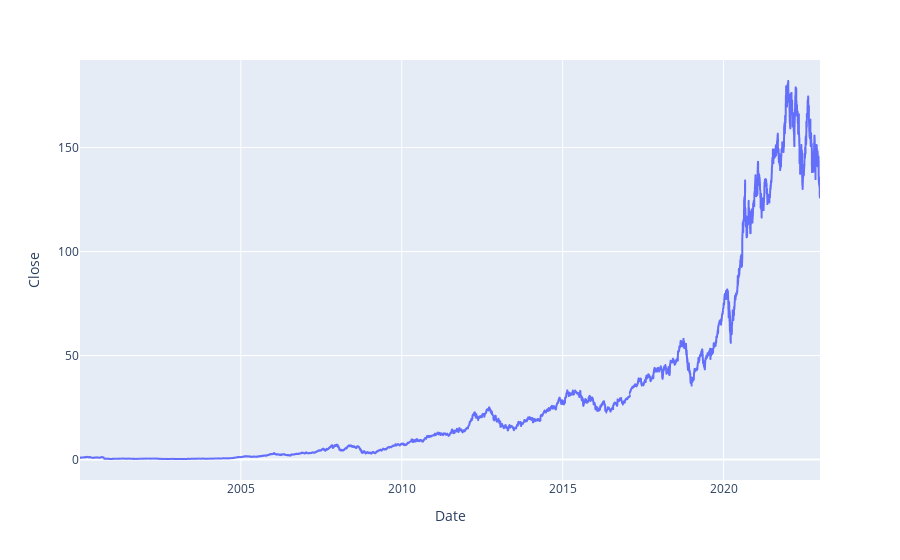

Write notebook code for a chart like this one.
### Code cell
px.line(data, x='Date', y='Close')

### Figure 1 — Plotly figure (JSON) as saved in the notebook; plotly's stock layout.template omitted (floating-point values rounded to 4 significant figures; data arrays with more than 128 entries replaced by an {"elided": "..."} marker saying what was removed)
{"data": [{"hovertemplate": "Date=%{x}<br>Close=%{y}<extra></extra>", "legendgroup": "", "line": {"color": "#636efa", "dash": "solid"}, "marker": {"symbol": "circle"}, "mode": "lines", "name": "", "showlegend": false, "type": "scattergl", "x": {"elided": "5787 str values"}, "xaxis": "x", "y": {"elided": "5787 float values"}, "yaxis": "y"}], "layout": {"legend": {"tracegroupgap": 0}, "margin": {"t": 60}, "xaxis": {"anchor": "y", "domain": [0, 1], "title": {"text": "Date"}}, "yaxis": {"anchor": "x", "domain": [0, 1], "title": {"text": "Close"}}}}
